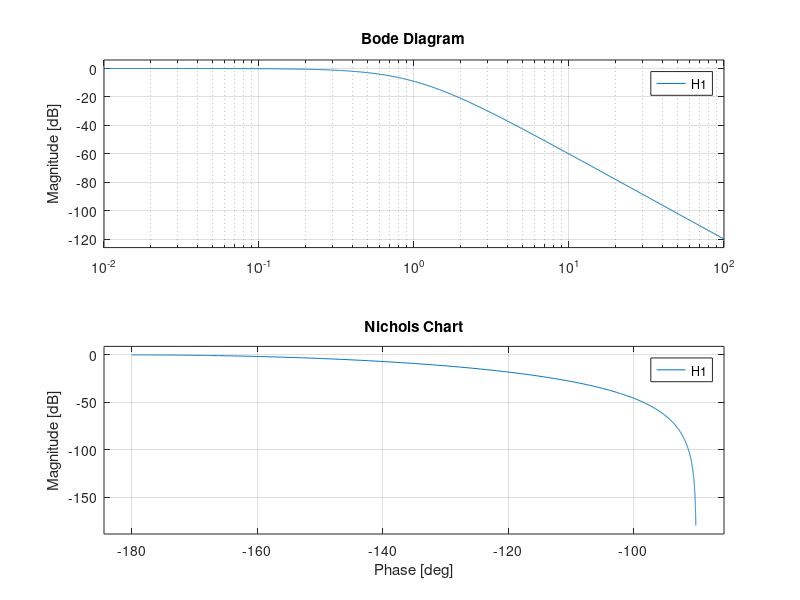
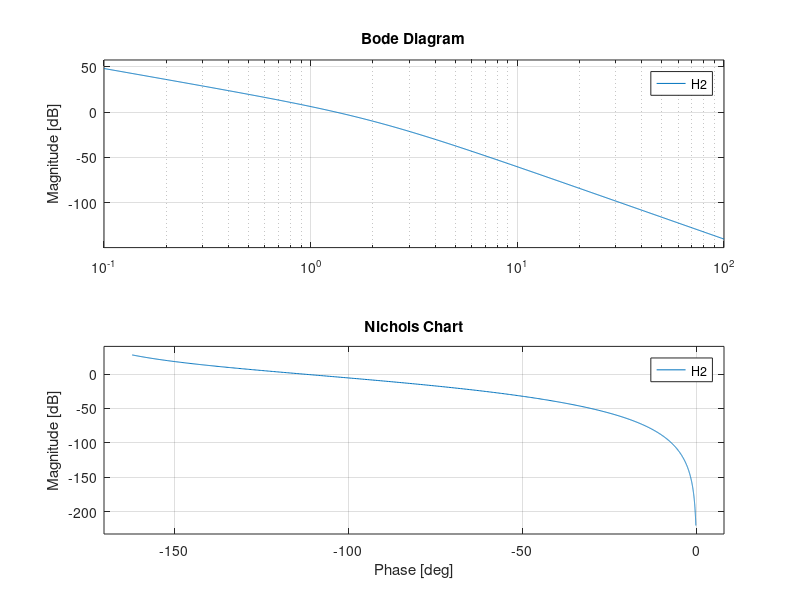
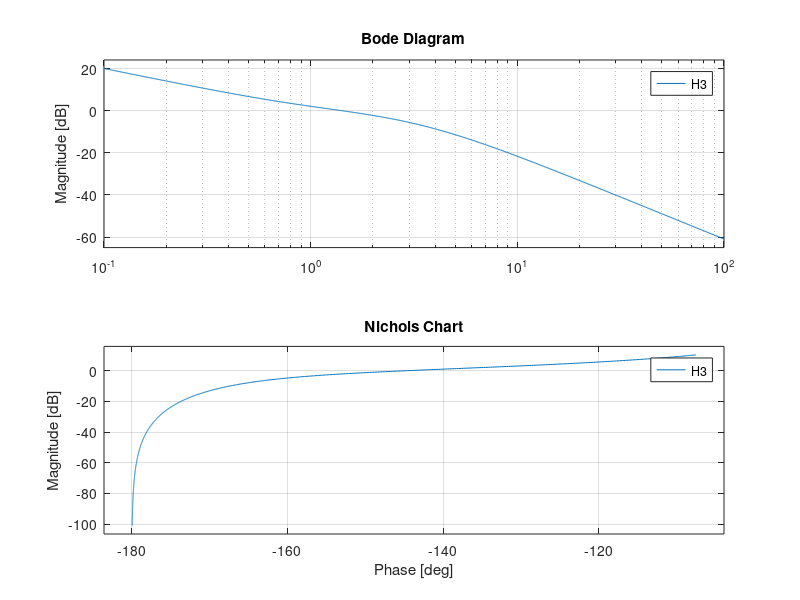

These charts were generated, in order, by the following MATLAB code:
%% Transfer functions

H1=zpk([], [-1, 1, 1], -1)
H2=zpk([], [0, 0, 2, 2], 10)
H3=zpk([1], [0, 3, -3], 9)

%% H1 plots

figure; bode(H1); title('H1 Bode diagram');

omega1log=logspace(-1, 1, 7);
omega1=sort([omega1log, 0, 1, inf]);
[mag, phase, w]=bode(H1, omega1);

disp('omega | Re(H(jw)) | Im(H(jw))');
disp('------|-----------|-----------');
for k = 1:length(w)
    Re = mag(k) * cosd(phase(k)); % cosd() usa gradi
    Im = mag(k) * sind(phase(k)); % sind() usa gradi
    fprintf('%5.2f | %8.4f  | %8.4f\n', w(k), Re, Im);
end

nyquist(H1);
nichols(H1);

%% H2 plots

figure; bode(H2); title('H2 Bode diagram');

omega2log=linspace(0, 2, 11);
omega2=sort([omega2log, inf]);
[mag, phase, w]=bode(H2, omega2);

disp('omega | Re(H(jw)) | Im(H(jw))');
disp('------|-----------|-----------');
for k = 1:length(w)
    Re = mag(k) * cosd(phase(k)); % cosd() usa gradi
    Im = mag(k) * sind(phase(k)); % sind() usa gradi
    fprintf('%5.2f | %8.4f  | %8.4f\n', w(k), Re, Im);
end

nyquist(H2);
nichols(H2);

%% H3 plots

figure; bode(H3); title('H3 Bode diagram');

omega3log=linspace(0, 4, 9);
omega3=sort([omega3log, inf]);
[mag, phase, w]=bode(H3, omega3);

disp('omega | Re(H(jw)) | Im(H(jw))');
disp('------|-----------|-----------');
for k = 1:length(w)
    Re = mag(k) * cosd(phase(k)); % cosd() usa gradi
    Im = mag(k) * sind(phase(k)); % sind() usa gradi
    fprintf('%5.2f | %8.4f  | %8.4f\n', w(k), Re, Im);
end

nyquist(H3);
nichols(H3);





